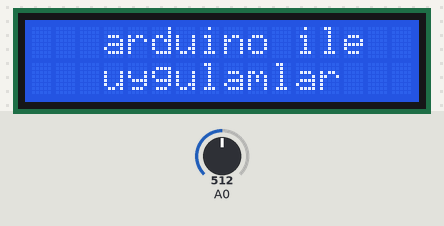
A sketch run on a simulated Arduino Uno, built with avr-gcc and run on an emulated ATmega328P. Shown: 16×2 character LCD. The inputs (shaded band) are chosen by the test bench; at power-on: A0 = 512.

Above: at 1.2 s.
1.3 s: A0 set to 306
At 2.0 s:
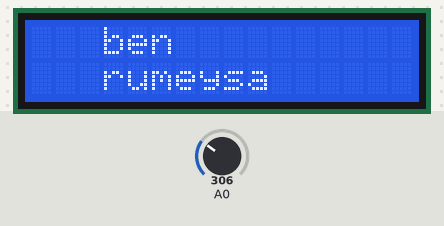
2.8 s: A0 set to 271
4.3 s: A0 set to 240
At 5.2 s:
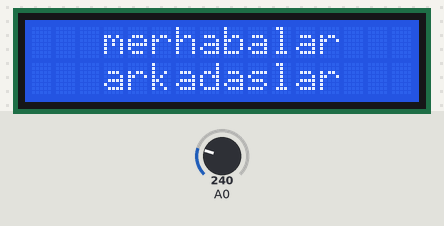
5.9 s: A0 set to 900
At 6.3 s:
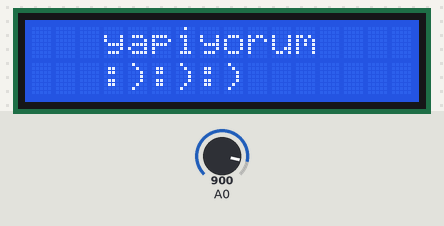
7.5 s: A0 set to 122
At 8.0 s:
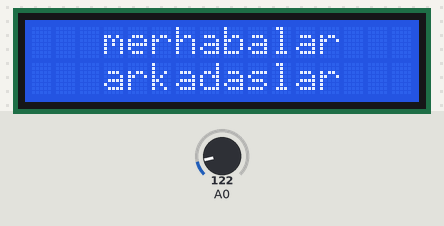
10.5 s: A0 set to 511
At 11.7 s:
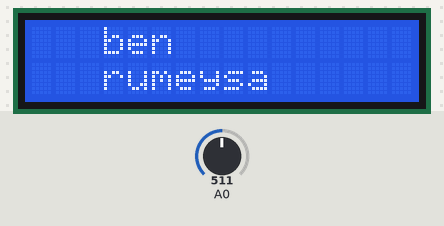
Timing chart, 0 to 13.1 s (numbered marks = the images above; inputs shaded):
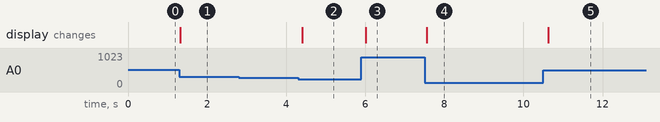

The sketch:

lcdekran-ve-pot.ino
```cpp
#include <LiquidCrystal_I2C.h>

#include<Wire.h>

LiquidCrystal_I2C ekran(0x27,16,2);

void setup() {
  ekran.init();
  ekran.backlight();

}

void loop() {
  int analogDeger = analogRead(A0);
  int deger = map(analogDeger,0,1023,0,4);

  switch(deger){
    case 0:
      ekran.clear();
      ekran.setCursor(3,0);
      ekran.print("merhabalar");
      ekran.setCursor(3,1);
      ekran.print("arkadaslar");
      delay(100);
      break;


    case 1:
      ekran.clear();
      ekran.setCursor(3,0);
      ekran.print("ben");
      ekran.setCursor(3,1);
      ekran.print("rumeysa");
      delay(100);
      break;

    case 2:
      ekran.clear();
      ekran.setCursor(3,0);
      ekran.print("arduino ile");
      ekran.setCursor(3,1);
      ekran.print("uygulamlar");
      delay(100);
      break;

    case 3:
      ekran.clear();
      ekran.setCursor(3,0);
      ekran.print("yapiyorum");
      ekran.setCursor(3,1);
      ekran.print(":):):)");
      delay(100);
      break;
  }

}
```

Measured:
- the behaviour switches between 256 and 255 on A0 (found by bisection; images 1 and 2)
- after the input at 1.3 s, the display: changes at once (image 1)
- after the input at 2.8 s, every drawn part: stays the same
- after the input at 4.3 s, the display: changes after 0.11 s (image 2)
- after the input at 5.9 s, the display: changes after 0.11 s (image 3)
- after the input at 7.5 s, the display: changes after 0.05 s (image 4)
- after the input at 10.5 s, the display: changes after 0.13 s (image 5)
